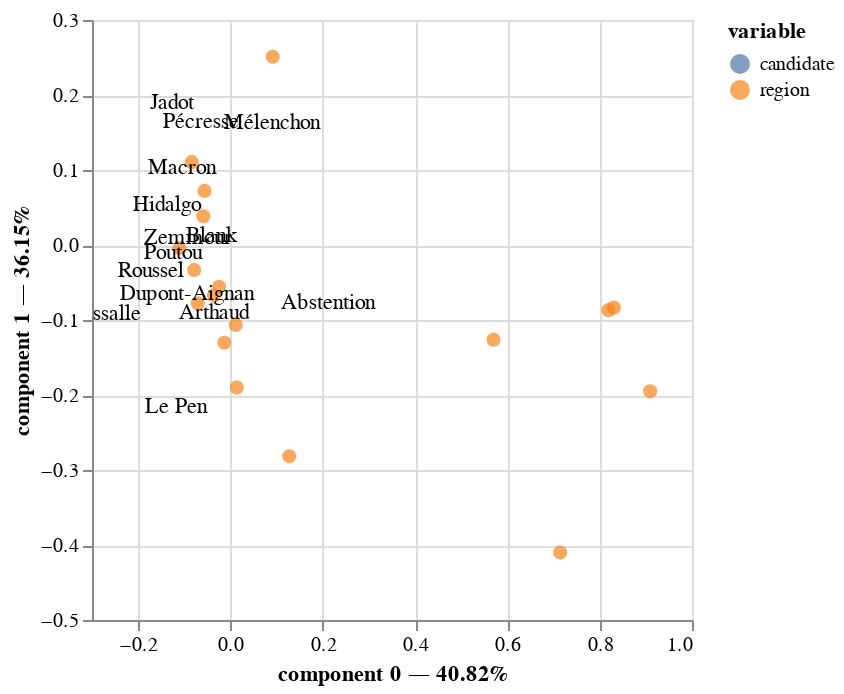

Notebook source saved alongside this figure:
### Markdown cell above
Here is make senses to do a first plot using the first two components.

### Code cell
ca.plot(
    tally,
    x_component=0,
    y_component=1,
    show_row_markers=True,
    show_row_labels=False,
    show_column_markers=False,
    show_column_labels=True
)

### Figure 1 — Vega-Lite specification as saved in the notebook (floating-point values rounded to 4 significant figures)
{"config": {"view": {"continuousWidth": 300, "continuousHeight": 300}}, "layer": [{"data": {"name": "data-d738cdc5ddaf1030ece05fded32a5347"}, "mark": {"type": "circle", "size": 50}, "encoding": {"color": {"field": "variable", "type": "nominal"}, "tooltip": [{"field": "variable", "type": "nominal"}, {"field": "value", "type": "nominal"}, {"field": "component 0", "type": "quantitative"}, {"field": "component 1", "type": "quantitative"}], "x": {"axis": {"title": "component 0 — 40.82%"}, "field": "component 0", "scale": {"zero": false}, "type": "quantitative"}, "y": {"axis": {"title": "component 1 — 36.15%"}, "field": "component 1", "scale": {"zero": false}, "type": "quantitative"}}, "name": "view_3"}, {"data": {"name": "data-ebd1f9946fc495469b8a6edef6844f58"}, "mark": {"type": "circle", "size": 0}, "encoding": {"color": {"field": "variable", "type": "nominal"}, "tooltip": [{"field": "variable", "type": "nominal"}, {"field": "value", "type": "nominal"}, {"field": "component 0", "type": "quantitative"}, {"field": "component 1", "type": "quantitative"}], "x": {"axis": {"title": "component 0 — 40.82%"}, "field": "component 0", "scale": {"zero": false}, "type": "quantitative"}, "y": {"axis": {"title": "component 1 — 36.15%"}, "field": "component 1", "scale": {"zero": false}, "type": "quantitative"}}}, {"data": {"name": "data-ebd1f9946fc495469b8a6edef6844f58"}, "mark": {"type": "text"}, "encoding": {"text": {"field": "label", "type": "nominal"}, "x": {"axis": {"title": "component 0 — 40.82%"}, "field": "component 0", "scale": {"zero": false}, "type": "quantitative"}, "y": {"axis": {"title": "component 1 — 36.15%"}, "field": "component 1", "scale": {"zero": false}, "type": "quantitative"}}}], "params": [{"name": "param_3", "select": {"type": "interval", "encodings": ["x", "y"]}, "bind": "scales", "views": ["view_3"]}], "$schema": "https://vega.github.io/schema/vega-lite/v5.15.1.json", "datasets": {"data-d738cdc5ddaf1030ece05fded32a5347": [{"component 0": -0.05864, "component 1": 0.0383, "component 2": 0.0009371, "component 3": 0.01235, "variable": "region", "value": "Auvergne-Rhône-Alpes", "label": "Auvergne-Rhône-Alpes"}, {"component 0": -0.07082, "component 1": -0.0776, "component 2": -0.01636, "component 3": 0.01141, "variable": "region", "value": "Bourgogne-Franche-Comté", "label": "Bourgogne-Franche-Comté"}, {"component 0": -0.08366, "component 1": 0.1105, "component 2": -0.05899, "component 3": -0.09235, "variable": "region", "value": "Bretagne", "label": "Bretagne"}, {"component 0": -0.02462, "component 1": -0.0558, "component 2": -0.04617, "component 3": -0.01427, "variable": "region", "value": "Centre-Val de Loire", "label": "Centre-Val de Loire"}, {"component 0": 0.1274, "component 1": -0.2818, "component 2": 0.2793, "component 3": -0.004643, "variable": "region", "value": "Corse", "label": "Corse"}, {"component 0": -0.01345, "component 1": -0.1303, "component 2": -0.05448, "component 3": 0.01753, "variable": "region", "value": "Grand Est", "label": "Grand Est"}, {"component 0": 0.819, "component 1": -0.08692, "component 2": 0.0844, "component 3": -0.09534, "variable": "region", "value": "Guadeloupe", "label": "Guadeloupe"}, {"component 0": 0.9094, "component 1": -0.1951, "component 2": 0.07489, "component 3": -0.1315, "variable": "region", "value": "Guyane", "label": "Guyane"}, {"component 0": 0.01373, "component 1": -0.1901, "component 2": -0.07756, "component 3": 0.005697, "variable": "region", "value": "Hauts-de-France", "label": "Hauts-de-France"}, {"component 0": 0.57, "component 1": -0.1262, "component 2": 0.03333, "component 3": -0.06903, "variable": "region", "value": "La Réunion", "label": "La Réunion"}, {"component 0": 0.8307, "component 1": -0.08346, "component 2": 0.07816, "component 3": -0.1431, "variable": "region", "value": "Martinique", "label": "Martinique"}, {"component 0": 0.7144, "component 1": -0.4101, "component 2": -0.06289, "component 3": -0.1411, "variable": "region", "value": "Mayotte", "label": "Mayotte"}, {"component 0": -0.03543, "component 1": -0.06747, "component 2": -0.07506, "component 3": -0.03576, "variable": "region", "value": "Normandie", "label": "Normandie"}, {"component 0": -0.1105, "component 1": -0.004012, "component 2": 0.09797, "component 3": -0.08406, "variable": "region", "value": "Nouvelle-Aquitaine", "label": "Nouvelle-Aquitaine"}, {"component 0": -0.07859, "component 1": -0.03332, "component 2": 0.1404, "component 3": -0.003893, "variable": "region", "value": "Occitanie", "label": "Occitanie"}, {"component 0": -0.05614, "component 1": 0.07216, "component 2": -0.08609, "component 3": -0.07106, "variable": "region", "value": "Pays de la Loire", "label": "Pays de la Loire"}, {"component 0": 0.01144, "component 1": -0.1066, "component 2": 0.0298, "component 3": 0.1554, "variable": "region", "value": "Provence-Alpes-Côte d'Azur", "label": "Provence-Alpes-Côte d'Azur"}, {"component 0": 0.09161, "component 1": 0.2511, "component 2": -0.008997, "component 3": 0.04563, "variable": "region", "value": "Île-de-France", "label": "Île-de-France"}], "data-ebd1f9946fc495469b8a6edef6844f58": [{"component 0": -0.03473, "component 1": -0.09129, "component 2": -0.1227, "component 3": -0.1375, "variable": "candidate", "value": "Arthaud", "label": "Arthaud"}, {"component 0": -0.09471, "component 1": -0.0647, "component 2": -0.02355, "component 3": 0.02385, "variable": "candidate", "value": "Dupont-Aignan", "label": "Dupont-Aignan"}, {"component 0": -0.1379, "component 1": 0.05285, "component 2": 0.1014, "component 3": -0.1611, "variable": "candidate", "value": "Hidalgo", "label": "Hidalgo"}, {"component 0": -0.1262, "component 1": 0.1888, "component 2": -0.03133, "component 3": -0.02024, "variable": "candidate", "value": "Jadot", "label": "Jadot"}, {"component 0": -0.2719, "component 1": -0.09141, "component 2": 0.3651, "component 3": -0.1519, "variable": "candidate", "value": "Lassalle", "label": "Lassalle"}, {"component 0": -0.1171, "component 1": -0.2157, "component 2": -0.03248, "component 3": 0.02142, "variable": "candidate", "value": "Le Pen", "label": "Le Pen"}, {"component 0": -0.106, "component 1": 0.1022, "component 2": -0.06566, "component 3": -0.03047, "variable": "candidate", "value": "Macron", "label": "Macron"}, {"component 0": 0.09049, "component 1": 0.1625, "component 2": 0.04194, "component 3": 0.02277, "variable": "candidate", "value": "Mélenchon", "label": "Mélenchon"}, {"component 0": -0.1242, "component 1": -0.01007, "component 2": -0.008082, "component 3": -0.127, "variable": "candidate", "value": "Poutou", "label": "Poutou"}, {"component 0": -0.06282, "component 1": 0.1639, "component 2": -0.02086, "component 3": 0.03573, "variable": "candidate", "value": "Pécresse", "label": "Pécresse"}, {"component 0": -0.1716, "component 1": -0.03466, "component 2": 0.01833, "component 3": -0.05341, "variable": "candidate", "value": "Roussel", "label": "Roussel"}, {"component 0": -0.0918, "component 1": 0.008808, "component 2": 0.08957, "component 3": 0.2176, "variable": "candidate", "value": "Zemmour", "label": "Zemmour"}, {"component 0": 0.2107, "component 1": -0.07727, "component 2": 0.0009627, "component 3": -0.01989, "variable": "candidate", "value": "Abstention", "label": "Abstention"}, {"component 0": -0.04078, "component 1": 0.01215, "component 2": -0.01638, "component 3": -0.06093, "variable": "candidate", "value": "Blank", "label": "Blank"}]}}
